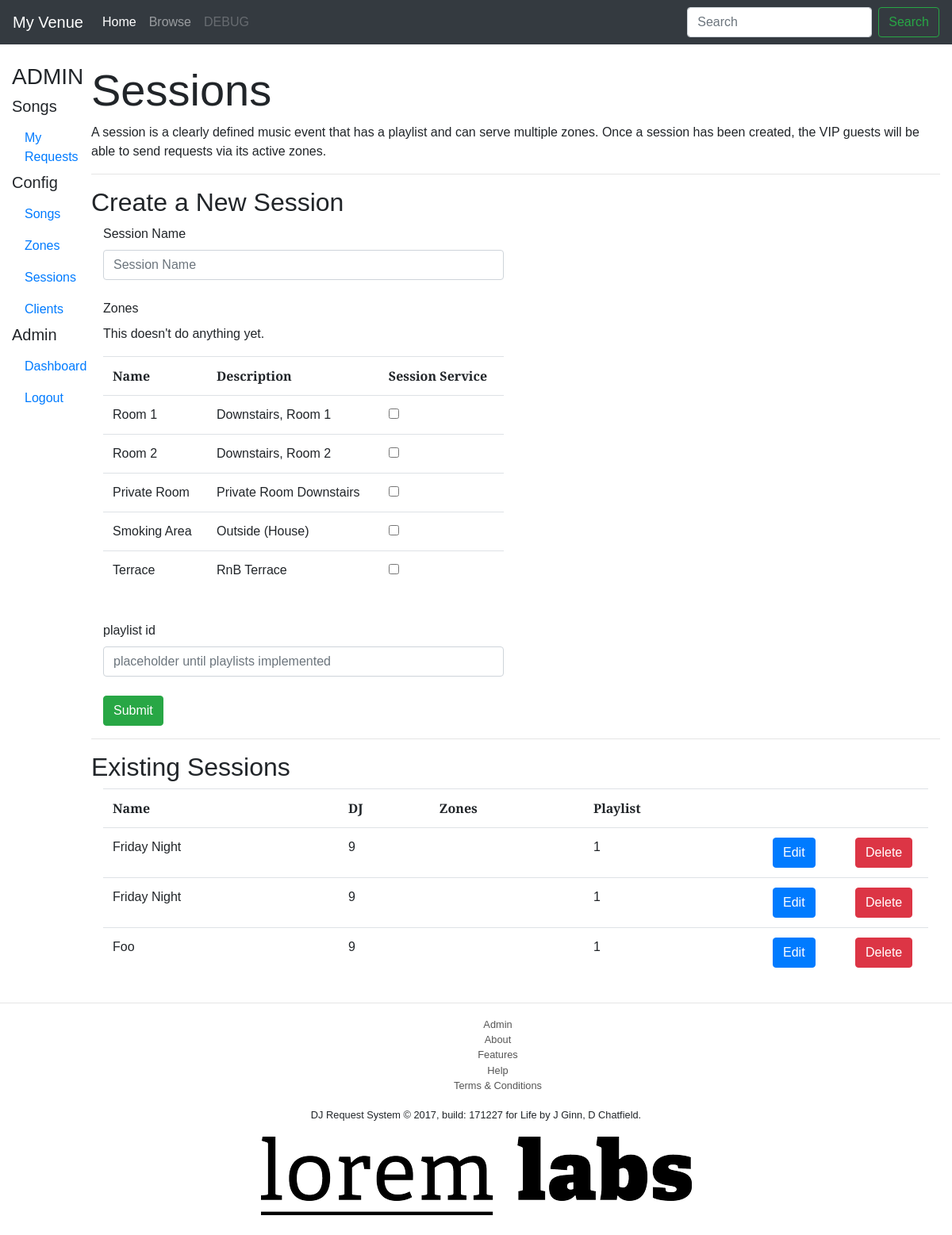
The app's page /sessions/sessions_index.php (signed in) with its own data.
### tables this page shows
CREATE TABLE `zones` (
  `zone_id` int(11) NOT NULL COMMENT 'Zone ID',
  `zone_name` text NOT NULL COMMENT 'Zone Name',
  `zone_description` text NOT NULL COMMENT 'Zone Description'
);

CREATE TABLE `sessions` (
  `session_id` int(11) NOT NULL COMMENT 'Session ID',
  `user_ID` int(11) NOT NULL COMMENT 'the user/DJ who owns the session',
  `session_name` text COMMENT 'Session Name',
  `playlist` int(10) UNSIGNED DEFAULT NULL COMMENT 'music playlist linked to session',
  `session_active` int(1) NOT NULL DEFAULT '1' COMMENT 'Session Active?'
);

### config/DBVar.php (called while the page is built, shortened)
<?php
$environment = LOCAL;
?>

### sessions/sessions_index.php (the view, shortened to what this page needs)
<?php
	include($_SERVER["DOCUMENT_ROOT"] . "/djx/djx/partials/header.php");
?>
<head>
</head>
<body>
	<div class="fluid-container">
		<div class="col-md-12">
			<div class="row">
				<div class="col-md-11">
					<br>
					<h1 class="display-4">Sessions</h1>
					<p>A session is a clearly defined music event that has a playlist and can serve multiple zones. Once a session has been created, the VIP guests will be able to send requests via its active zones.</p>
					<hr>
					<h2>Create a New Session</h2>
					<form action="<?php echo $environment; ?>sessions/functions/func_add_session.php" method="post">
						<div class="form-group col-md-6">
							<label>Session Name</label>
							<input name="session_name" class="form-control" placeholder="Session Name" type="text"></input>
							<br>
							<label>Zones</label>
							<p>This doesn't do anything yet.</p>
							<?php
							$terms = "SELECT * FROM zones";
							$result = mysqli_query($mysqli,$terms);
							echo "<table class='table'>";
							echo "<tr>";
								echo "<th>Name</th>";
								echo "<th>Description</th>";
								echo "<th>Session Service</th>";
							echo "</tr>";
							while($row = mysqli_fetch_array($result)){
								echo "<tr>";
								echo "<td>".$row['zone_name']."</td>";
								echo "<td>".$row['zone_description']."</td>";
								echo "<td><input type='checkBox' name=".$row['zone_id']." value='true'></td>";
								echo "</tr>";
							}
							echo "</table>";
							?>
							<br>
							<label>playlist id</label>
							<input name="playlist_id" class="form-control" placeholder="placeholder until playlists implemented"></input>
							<br>
							<button class="btn btn-success" name="add_session" type="submit" value="Submit">Submit</button>
						</div>
					</form>
					<hr>
					<h2>Existing Sessions</h2>
					<div class="col-md-12">
					<?php
					$sql = "SELECT * FROM sessions";
					if($result = mysqli_query($mysqli, $sql)){
						if(mysqli_num_rows($result) > 0){
							echo "<table class='table'>";
								echo "<tr>";
									echo "<th>Name</th>";
									echo "<th>DJ</th>";
									echo "<th>Zones</th>";
									echo "<th>Playlist</th>";
									echo "<th width='10%'></th>";
									echo "<th width='10%'></th>";
								echo "</tr>";
							while($row = mysqli_fetch_array($result)){
								echo "<tr>";
									echo "<td>" . $row['session_name'] . "</td>";
									echo "<td>" . $row['user_ID'] . "</td>";
									echo "<td>" . $row['zone_info'] . "</td>";
									echo "<td>" . $row['playlist'] . "</td>";
									echo "<td><button class='btn btn-primary'>Edit</button></td>";
									echo "<td><button class='btn btn-danger'>Delete</button></td>";
								echo "</tr>";
							}
							echo "</table>";
						} else{
							echo "<p>No sessions were found.</p>";
							echo '<a href="javascript:history.back()">Go back</a>';
						}
					} else{
						echo "ERROR: Not able to execute $sql. " . mysqli_error($mysqli);
						echo '<a href="javascript:history.back()">Go back</a>';
					}
					?>
					</div>
				</div>
			</div>
		</div>
	</div>
</body>
<?php include($_SERVER["DOCUMENT_ROOT"] . "/djx/djx/partials/footer.php"); ?>

### css/custom.css (style rules this page uses)
body { font-family: 'Alegreya Sans', sans-serif; }

### records on screen
zones: zone_name "Room 1", zone_description "Downstairs, Room 1"
zones: zone_name "Room 2", zone_description "Downstairs, Room 2"
zones: zone_name "Private Room", zone_description "Private Room Downstairs"
zones: zone_name "Smoking Area", zone_description "Outside (House)"
zones: zone_name "Terrace", zone_description "RnB Terrace"
sessions: session_name "Friday Night", user_ID "9", playlist "1"
sessions: session_name "Friday Night", user_ID "9", playlist "1"
sessions: session_name "Foo", user_ID "9", playlist "1"

### other values on screen
$VenueName "My Venue"
